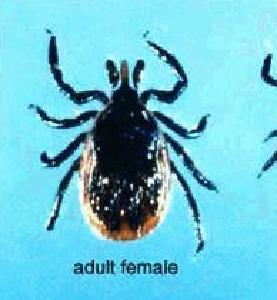
#> input picture assets/train/tick/image_0038.jpg, 277 x 300 px; its folder holds only this picture in this run
$ jupyter execute --allow-errors Q2.ipynb
#> lines starting #> are read from the running program, lines starting #| are printed output that depends on the picture
## Settings

[cell 1]
import os
import cv2
import numpy as np
import matplotlib.pyplot as plt
import time
import tracemalloc
import random
from sklearn.cluster import KMeans
from sklearn.ensemble import RandomForestClassifier
from sklearn.metrics import accuracy_score
from sklearn.metrics import precision_score , recall_score
import seaborn as sns
from sklearn.metrics import confusion_matrix

# Path to the dataset
train_path = './assets/train/'
test_path = './assets/test/'

# Feature extractor (SIFT)
sift = cv2.SIFT_create(contrastThreshold=0.01)

### Create Descriptors

[cell 2]
def extract_descriptors_from_image(image_path):
    """
    Extract exactly a specified number of descriptors from an image using SIFT.
    """
#> called with image_path = './assets/train/tick/image_0038.jpg'
    image = cv2.imread(image_path, cv2.IMREAD_GRAYSCALE)
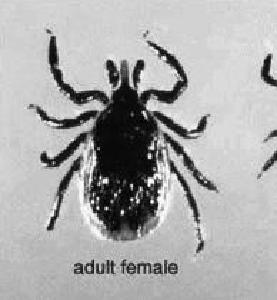
#> image: shape (300, 277); min 0, max 255, mean 171.3
    if image is None:
        raise ValueError(f"Image not found or invalid: {image_path}")

    keypoints, descriptors = sift.detectAndCompute(image, None)
#> keypoints = 1164 keypoints; strongest (x, y, size): (122, 212, 2.6), (98, 208, 2.2), (152, 202, 2.4), (149, 156, 3.2)

    if descriptors is None or len(descriptors) == 0:
        raise ValueError(f"No descriptors found in image: {image_path}")

    return descriptors

[cell 3]
def collect_descriptors_all(data_path):
    """
    Collect descriptors and their corresponding labels.
    """
    all_descriptors = []
    all_labels = []

    classes = [d for d in os.listdir(data_path) if os.path.isdir(os.path.join(data_path, d))]

    num_des_tot = 0
    num_des_class_dist = []
    for i, class_name in enumerate(classes):
        class_folder = os.path.join(data_path, class_name)
        # print(f"Processing class: {class_name}")

        num_des_class = 0
        for image_name in os.listdir(class_folder):
            if image_name.lower().endswith(('png', 'jpg', 'jpeg')):
                image_path = os.path.join(class_folder, image_name)
                try:
                    # Extract descriptors for this image
                    descriptors = extract_descriptors_from_image(image_path)

                    # Append descriptors and corresponding labels
                    all_descriptors += descriptors.tolist()
#> all_descriptors = 1164 items
                    all_labels += [i]*len(descriptors)
#> all_labels = 1164 values from 0 to 0
                    num_des_class += len(descriptors)
#> num_des_class = 1164
                except ValueError as e:
                    print(f"Error processing {image_name}: {e}")
        num_des_tot += num_des_class
#> num_des_tot = 1164
        num_des_class_dist.append(num_des_class)
#> pass 2 of the loop in collect_descriptors_all, `for i, class_name in enumerate(classes):`:
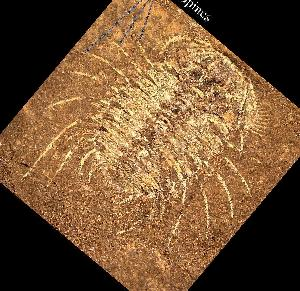
#> input picture assets/train/trilobite/image_0043.jpg, 300 x 291 px
#> in extract_descriptors_from_image (call 2), `image = cv2.imread(image_path, cv2.IMREAD_GRAYSCALE)`:
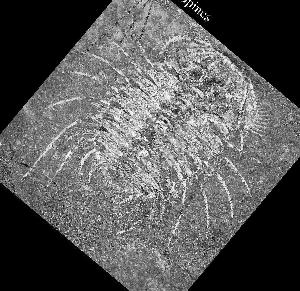
#> image: shape (291, 300); min 0, max 255, mean 88.9
#> keypoints = 562 keypoints; strongest (x, y, size): (239, 122, 1.8), (127, 80, 2.1), (203, 14, 1.9), (157, 121, 1.8)
#> all_descriptors = 1726 items
#> all_labels = 1726 values from 0 to 1
#> num_des_class = 562
    print(f'total number of descriptors: {num_des_tot}')
    print(f'number of descriptors per class: {num_des_class_dist}')

    # Convert to NumPy arrays
    all_descriptors = np.array(all_descriptors)
    all_labels = np.array(all_labels)

    return all_descriptors, all_labels, num_des_class_dist

[cell 4]
def collect_descriptors_with_labels(data_path):
    """
    Collect descriptors and their corresponding labels.
    """
#> called with data_path = './assets/train/'
    all_descriptors = []
    all_labels = []

    classes = [d for d in os.listdir(data_path) if os.path.isdir(os.path.join(data_path, d))]

    num_des_tot = 0
    num_des_class_dist = []
    for i, class_name in enumerate(classes):
        class_folder = os.path.join(data_path, class_name)
        # print(f"Processing class: {class_name}")

        for image_name in os.listdir(class_folder):
            if image_name.lower().endswith(('png', 'jpg', 'jpeg')):
                image_path = os.path.join(class_folder, image_name)
                try:
                    # Extract descriptors for this image
                    descriptors = extract_descriptors_from_image(image_path)
#> in extract_descriptors_from_image (call 4), `keypoints, descriptors = sift.detectAndCompute(image, None)`: keypoints = 1164 keypoints; strongest (x, y, size): (122, 212, 2.6), (98, 208, 2.2), (152, 202, 2.4), (149, 156, 3.2)
                    all_descriptors.append(descriptors.tolist())
                    all_labels.append(i)
                except ValueError as e:
                    print(f"Error processing {image_name}: {e}")
#> pass 2 of the loop in collect_descriptors_with_labels, `for i, class_name in enumerate(classes):`:
#> keypoints = 562 keypoints; strongest (x, y, size): (239, 122, 1.8), (127, 80, 2.1), (203, 14, 1.9), (157, 121, 1.8)

    # Convert to NumPy arrays
    all_labels = np.array(all_labels)

    return all_descriptors, all_labels

[cell 5]
# Extract descriptors and labels
descriptors_pool, labels_pool, num_des_class_dist = collect_descriptors_all(train_path)

if len(descriptors_pool) > 100000:
    descriptors_pool = descriptors_pool[np.random.choice(descriptors_pool.shape[0], 100000, replace=False)]

print(f'number of remained descriptors: {len(descriptors_pool)}')
print("Descriptor extraction completed.")

cls_name = ['tick', 'trilobite', 'umbrella', 'watch', 'water_lilly', 'wheelchair', 'wild_cat', 'windsor_chair', 'wrench', 'yin_yang']

## Q2. RF Classifier

[cell 6]
# Construct K-menas codebook
k = 30

start_time = time.perf_counter()

# Initialize and fit KMeans
kmeans = KMeans(n_clusters=k, random_state=42, verbose=0, n_init=10)
kmeans.fit(descriptors_pool)

codebook_cons_time = time.perf_counter() - start_time

print(f'time for codebook construction time: {codebook_cons_time}')

# Access cluster centers and labels
k_means_codebook = kmeans.cluster_centers_  # Shape: (k, 128)
labels = kmeans.labels_  # Shape: (104008,)

[cell 7]
def create_bow_histogram(img_descriptors, kmeans):
    # Predict the closest cluster for each descriptor
    labels = kmeans.predict(img_descriptors)  # This gives the cluster index for each descriptor

    k = kmeans.n_clusters
    img_bow = np.zeros(k)

    for label in labels:
        img_bow[label] += 1

    # Normalize the histogram to get a normalized BoW representation
    img_bow = img_bow / np.sum(img_bow)  # Normalize to make it a probability distribution

    return img_bow
    # return labels

[cell 8]
def vq_process(data_descriptors, kmeans):
    data_bow = []
    for descriptors in data_descriptors:
        image_bow = create_bow_histogram(descriptors, kmeans)
        data_bow.append(image_bow)
    data_bow = np.array(data_bow)

    return data_bow

[cell 9]
# Create Train data
train_descriptors, train_labels = collect_descriptors_with_labels(train_path)

start_time = time.perf_counter()
train_bow = vq_process(train_descriptors, kmeans)
vq_time = time.perf_counter() - start_time

print(f'vector quantization time for train data: {vq_time}')

x_train = train_bow
y_train = train_labels

#> (a cell that did not finish here is left out)


start_time = time.perf_counter()
test_bow = vq_process(test_descriptors, kmeans)
vq_time = time.perf_counter() - start_time

print(f'vector quantization time for test data: {vq_time}')

x_test = test_bow
y_test = test_labels

### RF Classifier

[cell 11]
# [29 lines left out: function RF_classification, not called in this run]

### Change one parameter per experiment

[cell 12]
def q2_measurements(parameter_list, change_type, n_iter):
#> called with change_type = 'estimator', n_iter = 10
    train_accuracy_list = []
    test_accuracy_list = []

    train_time_list = []
    test_time_list = []

    for parameter in parameter_list:
        avg_train_accuracy, avg_test_accuracy, avg_train_time, avg_test_time = 0, 0, 0, 0

        for i in range(n_iter):
            if change_type == 'estimator':
                y_train_pred, y_test_pred, train_time, test_time, _, _, _ = RF_classification(x_train, y_train, x_test, n_estimators=parameter, max_depth=5, bootstrap=True, random_state=None, max_samples=0.7, max_features=0.7, criterion='entropy')
            elif change_type == 'depth':
                y_train_pred, y_test_pred, train_time, test_time, _, _, _ = RF_classification(x_train, y_train, x_test, n_estimators=30, max_depth=parameter, bootstrap=True, random_state=None, max_samples=0.7, max_features=0.7, criterion='entropy')
            elif change_type == 'randomness':
                y_train_pred, y_test_pred, train_time, test_time, _, _, _ = RF_classification(x_train, y_train, x_test, n_estimators=30, max_depth=5, bootstrap=True, random_state=None, max_samples=parameter, max_features=parameter, criterion='entropy')
            avg_train_accuracy += accuracy_score(y_train.T, y_train_pred)
            avg_test_accuracy += accuracy_score(y_test.T, y_test_pred)
            avg_train_time += train_time
            avg_test_time += test_time

        train_accuracy_list.append(avg_train_accuracy/n_iter)
        test_accuracy_list.append(avg_test_accuracy/n_iter)
        train_time_list.append(avg_train_time/n_iter)
        test_time_list.append(avg_test_time/n_iter)

    return train_accuracy_list, test_accuracy_list, train_time_list, test_time_list

[cell 13]
# [14 lines left out: function draw_accuracy_graph, not called in this run]

[cell 14]
# [14 lines left out: function draw_time_graph, not called in this run]

[cell 15]
n_estimators_list = [i*30 for i in range(1,11)]
max_depth_list = [i for i in range(3, 15)]
randomness_parameter = [0.1 * i for i in range(3,11)]

#> (a cell that did not finish here is left out)

#> (a cell that did not finish here is left out)

#> (a cell that did not finish here is left out)

#> (a cell that did not finish here is left out)

#> (a cell that did not finish here is left out)

#> (a cell that did not finish here is left out)

#> (a cell that did not finish here is left out)

#> (a cell that did not finish here is left out)

#> (a cell that did not finish here is left out)

[cell 25]
# Best settings
best_estimators = 180
best_depth = 11
best_randomness = 0.8

### Axis aligned test

[cell 26]
n_iter = 10
avg_train_accuracy, avg_test_accuracy, avg_train_time, avg_test_time = 0,0,0,0

#> (the rest of this cell did not finish here and is left out)

### Two-pixel test

[cell 27]
# [27 lines left out: function create_two_pixel_features, not called in this run]

[cell 28]
n_pairs = x_train.shape[1]
#> n_pairs = 30

start_time = time.perf_counter()
#> (the rest of this cell did not finish here and is left out)

### Impcact of vocabulary size on classification accuracy

[cell 29]
# Number of clusters (k)
def Kmeans_const_times(k_list, num_iter):
#> called with num_iter = 3
    const_time = []
    avg_time = 0
    codebooks = []

    for k in k_list:
        n_codebooks = []
        for i in range(num_iter):
            start_time = time.perf_counter()
            # Initialize and fit KMeans
            kmeans = KMeans(n_clusters=k, random_state=42, verbose=0, n_init=10)
            kmeans.fit(descriptors_pool)

            codebook_cons_time = time.perf_counter() - start_time
            avg_time += codebook_cons_time

            n_codebooks.append(kmeans)

        const_time.append(avg_time/(num_iter*len(k_list)))
        codebooks.append(n_codebooks)

    return const_time, codebooks
